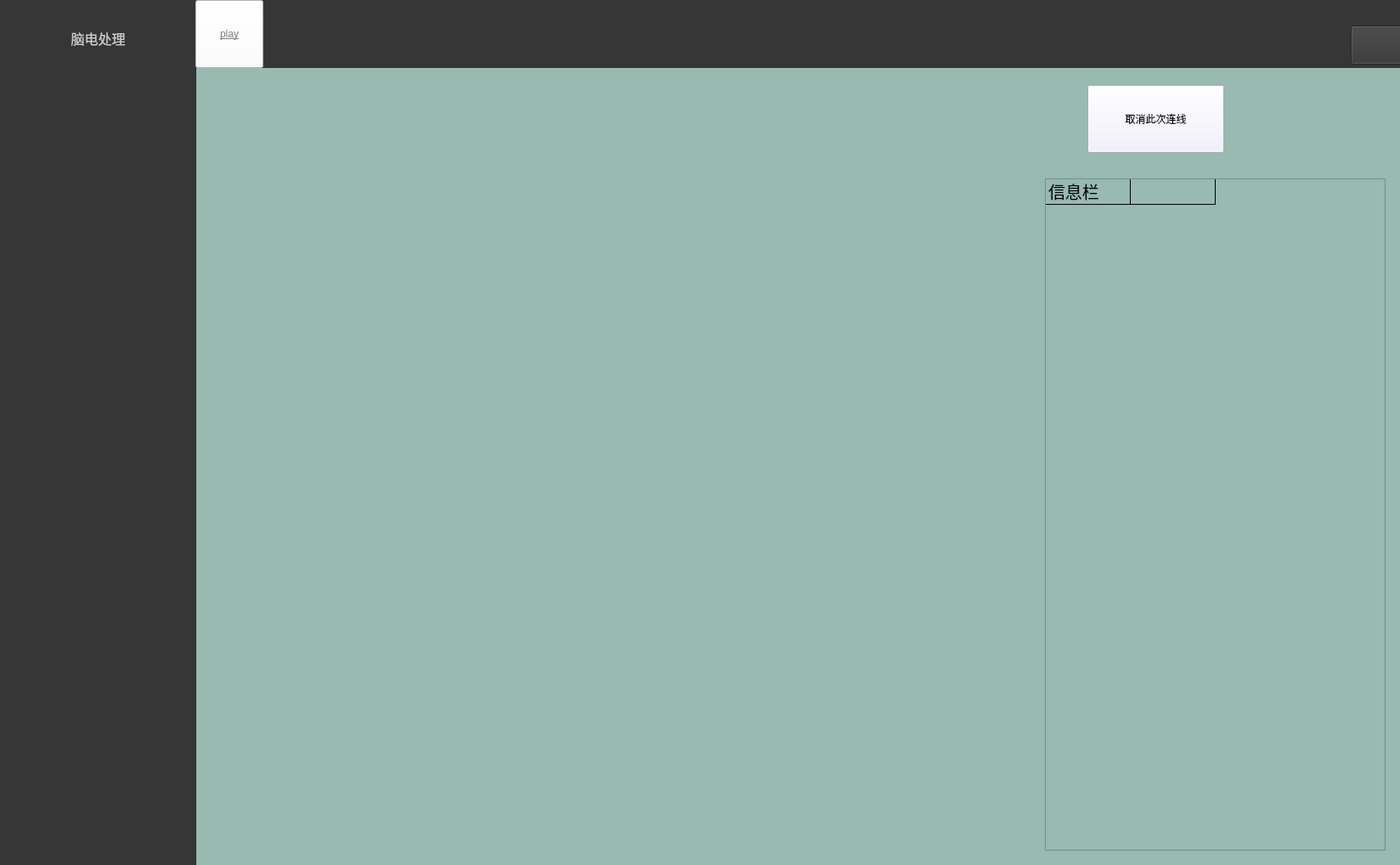
<?xml version="1.0" encoding="UTF-8"?>
<ui version="4.0">
 <class>Form</class>
 <widget class="QWidget" name="Form">
  <property name="geometry">
   <rect>
    <x>0</x>
    <y>0</y>
    <width>1648</width>
    <height>1018</height>
   </rect>
  </property>
  <property name="windowTitle">
   <string>Form</string>
  </property>
  <property name="styleSheet">
   <string notr="true">background-color: #98BAB0;
color: rgb(255, 255, 255);</string>
  </property>
  <widget class="QListView" name="listView">
   <property name="geometry">
    <rect>
     <x>-10</x>
     <y>0</y>
     <width>241</width>
     <height>1041</height>
    </rect>
   </property>
   <property name="styleSheet">
    <string notr="true">background-color: rgb(54, 54, 54);</string>
   </property>
  </widget>
  <widget class="QWidget" name="widget" native="true">
   <property name="geometry">
    <rect>
     <x>0</x>
     <y>0</y>
     <width>1721</width>
     <height>80</height>
    </rect>
   </property>
   <property name="styleSheet">
    <string notr="true">background-color: rgb(54, 54, 54);</string>
   </property>
   <widget class="QPushButton" name="pushButton">
    <property name="geometry">
     <rect>
      <x>1590</x>
      <y>30</y>
      <width>150</width>
      <height>46</height>
     </rect>
    </property>
    <property name="text">
     <string/>
    </property>
   </widget>
   <widget class="QLabel" name="label">
    <property name="geometry">
     <rect>
      <x>0</x>
      <y>0</y>
      <width>231</width>
      <height>91</height>
     </rect>
    </property>
    <property name="styleSheet">
     <string notr="true">background-color: rgb(54, 54, 54);
color: rgb(202, 202, 202);</string>
    </property>
    <property name="inputMethodHints">
     <set>Qt::ImhNone</set>
    </property>
    <property name="lineWidth">
     <number>1</number>
    </property>
    <property name="text">
     <string>&lt;html&gt;&lt;head/&gt;&lt;body&gt;&lt;p align=&quot;center&quot;&gt;&lt;span style=&quot; font-size:12pt;&quot;&gt;脑电处理&lt;/span&gt;&lt;/p&gt;&lt;/body&gt;&lt;/html&gt;</string>
    </property>
    <property name="scaledContents">
     <bool>false</bool>
    </property>
   </widget>
   <widget class="QPushButton" name="pushButton_2">
    <property name="geometry">
     <rect>
      <x>230</x>
      <y>0</y>
      <width>80</width>
      <height>80</height>
     </rect>
    </property>
    <property name="styleSheet">
     <string notr="true">text-decoration: underline;
color: rgb(126, 126, 126);
background-color: rgb(255, 255, 255);
font: 14pt &quot;Agency FB&quot;;
border radius:30px;</string>
    </property>
    <property name="text">
     <string>play</string>
    </property>
   </widget>
  </widget>
  <widget class="QTableWidget" name="tableWidget">
   <property name="geometry">
    <rect>
     <x>1230</x>
     <y>210</y>
     <width>401</width>
     <height>791</height>
    </rect>
   </property>
   <property name="styleSheet">
    <string notr="true">border-color: rgb(255, 255, 255);
color: rgb(0, 0, 0);
border-color: rgb(0, 0, 0);
gridline-color: rgb(0, 0, 0);

</string>
   </property>
   <property name="verticalScrollBarPolicy">
    <enum>Qt::ScrollBarAsNeeded</enum>
   </property>
   <property name="horizontalScrollBarPolicy">
    <enum>Qt::ScrollBarAlwaysOff</enum>
   </property>
   <property name="editTriggers">
    <set>QAbstractItemView::DoubleClicked</set>
   </property>
   <attribute name="horizontalHeaderVisible">
    <bool>false</bool>
   </attribute>
   <attribute name="verticalHeaderVisible">
    <bool>false</bool>
   </attribute>
   <row>
    <property name="text">
     <string>新建行</string>
    </property>
   </row>
   <column>
    <property name="text">
     <string>新建列</string>
    </property>
   </column>
   <column>
    <property name="text">
     <string>新建列</string>
    </property>
   </column>
   <item row="0" column="0">
    <property name="text">
     <string>信息栏</string>
    </property>
    <property name="font">
     <font>
      <pointsize>15</pointsize>
     </font>
    </property>
   </item>
  </widget>
  <widget class="QPushButton" name="pushButton_3">
   <property name="geometry">
    <rect>
     <x>1280</x>
     <y>100</y>
     <width>161</width>
     <height>80</height>
    </rect>
   </property>
   <property name="styleSheet">
    <string notr="true">background-color: rgb(239, 237, 255);
color: rgb(0, 0, 0);</string>
   </property>
   <property name="text">
    <string>取消此次连线</string>
   </property>
  </widget>
 </widget>
 <resources/>
 <connections/>
</ui>
